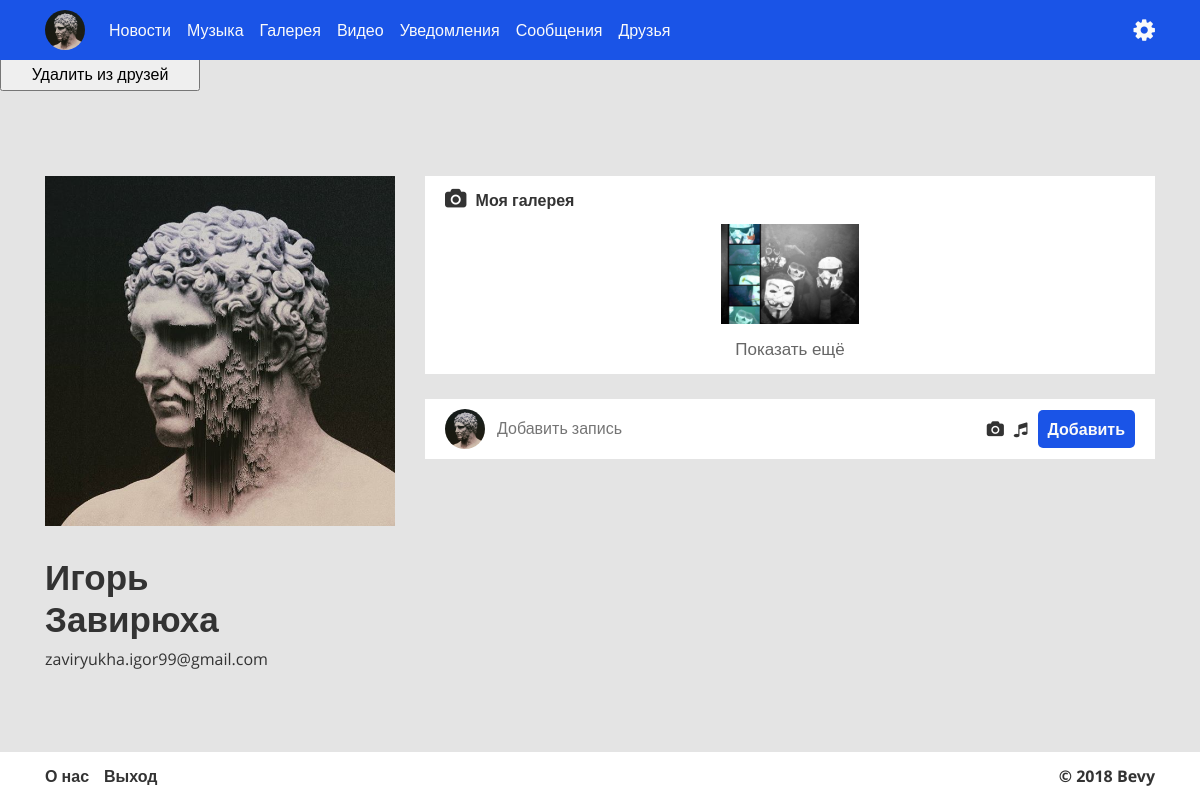
Screenshot of /index.php (signed in) with the database file from the repository.
### tables this page shows
CREATE TABLE IF NOT EXISTS `users` (
  `id` int(11) NOT NULL AUTO_INCREMENT,
  `name` text,
  `surname` text,
  `email` text,
  `password` text,
  `profile_pic` varchar(255) DEFAULT NULL,
  `prev_profile_pic` varchar(255) DEFAULT NULL,
  `birth_day` text,
  `birth_month` text,
  `birth_year` text,
  `country` text,
  `city` text,
  `adress` text,
  `web_site` text,
  `phone` text,
  `public_phone` tinyint(1) NOT NULL DEFAULT '0',
  `public_email` tinyint(1) NOT NULL DEFAULT '0',
  `email_verified` tinyint(1) NOT NULL DEFAULT '0',
  `user_folder` text,
  `remember_token` text,
  `created_at` date DEFAULT NULL,
  PRIMARY KEY (`id`)
);

CREATE TABLE IF NOT EXISTS `gallery` (
  `id` int(11) NOT NULL AUTO_INCREMENT,
  `user_id` int(11) DEFAULT NULL,
  `user_photo` text,
  PRIMARY KEY (`id`)
);

### index.php (the view, shortened to what this page needs)
<?php
	require_once "controllers/index/indexController.php";
	require "db/db.php";
	if (!isset($_SESSION['user_login'])) {
		header('Location: login.php');
	}
	else if(!isset($_GET['user'])) {
		$user_email = $_SESSION['user_login'];
		$get_user = "SELECT * FROM users WHERE email='$user_email'";
		$user = mysqli_fetch_array($conn->query($get_user));
		$user_id = $user['id'];
        $get_gallery = "SELECT * FROM gallery WHERE user_id='$user_id' ORDER BY id DESC LIMIT 4" ;
        $photos = $conn->query($get_gallery);
	}
?>
<!DOCTYPE html>
<html lang="ru">
<head>
    <link rel="stylesheet" href="libs/normalize/normalize.css">
    <link rel="stylesheet" href="libs/bootstrap/bootstrap.css">
    <link rel="stylesheet" href="css/Profile-Main/profile-main.css">
    <link rel="stylesheet" href="css/Profile-Main/profile-main-media.css">
    <link rel="stylesheet" href="https://maxcdn.bootstrapcdn.com/font-awesome/4.7.0/css/font-awesome.min.css">
</head>
<body>
    <div class="profile-wrapper wrapper">
        <?php
			require_once "layouts/nav.php";
		?>
        <div class="profile-content content">
            <div class="container">
                <div class="row">
                    <div class="col-lg-4">
                        <div class="profile-content__left">
                            <div class="profile-content__user-photo relative">
                                <img src="<?php if (!empty($user['profile_pic']) and !empty($user['user_folder'])) echo 'users-media/' . $user['user_folder'] . '/images/profile-images/' . $user['profile_pic']; else echo 'img/Profile-Main/profile_default.jpg'; ?>" alt="<?php echo $user['name'] . ' ' . $user['surname']; ?>" title="<?php echo $user['name'] . ' ' . $user['surname']; ?>" class="img-responsive">
                            </div>
                            <div class="profile-content__user-data">
                                <div class="profile-content__user-name">
                                    <h2><?php echo $user['name']; ?></h2>
                                    <h2><?php echo $user['surname']; ?></h2>
                                </div>
                                <div class="profile-content__user-data">
                                    <ul>
                                        <li class="profile-content__user-data-item">
                                            <?php
                                                if ($user['public_email'] === '1') echo $user['email'];
                                            ?>
                                        </li>
                                    </ul>
                                </div>
                            </div>
                        </div>
                    </div>
                    <div class="col-lg-8">
                        <div class="profile-content__right">
                            <div class="profile-content__right-media">
                                <?php if ($photos->num_rows > 0) { ?>
                                <div class="profile-content__media-block">
                                    <div class="profile-content__media-block-heading">
                                        <a href="gallery.php">
                                            <i class="fa fa-camera"></i>
                                            <span>Моя галерея</span>
                                        </a>
                                    </div>
                                    <div class="profile-content__media-block-content">
                                        <div class="profile-content__media-block-inner profile-content__gallery-inner d-flex justify-content-around align-items-center">
                                            <?php while ($photo = mysqli_fetch_array($photos)) { ?>
                                            <div class="profile-content__media-block-item profile-content__gallary-item" style="background: url(<?php echo 'users-media/' . $user['user_folder'] . '/images/' . $photo['user_photo']; ?>) no-repeat center top / cover;"></div>
                                            <?php } ?>
                                        </div>
                                    </div>
                                    <div class="profile-content__media-block-footer text-center">
                                        <a href="gallery.php">Показать ещё</a>
                                    </div>
                                </div>
                                <?php } ?>
                            </div>
                            <div class="new-post d-flex justify-content-between align-items-center">
                                <div class="new-post-left d-flex align-items-center">
                                    <a class="profile-prew" href="#" style="background: url(<?php if (!empty($user['profile_pic']) and !empty($user['user_folder'])) echo 'users-media/' . $user['user_folder'] . '/images/profile-images/' . $user['profile_pic']; else echo 'img/Profile-Main/profile_default.jpg'; ?>) no-repeat center top / cover;"></a>
                                    <textarea id="post_text" class="textarea" name="post_text" placeholder="Добавить запись"></textarea>
                                </div>
                                <div class="new-post-right d-flex align-items-center justify-content-between">
                                    <i class="fa fa-camera"></i>
                                    <i class="fa fa-music"></i>
                                    <button id="add_post" class="new-post-btn">Добавить</button>
                                </div>
                            </div>
                        </div>
                    </div>
                </div>
            </div>
        </div>
        <?php require_once "layouts/footer.php"; ?>
    </div>
</body>
</html>

### layouts/nav.php (shortened to what this page needs)
<?php
	if (isset($_SESSION['user_login'])) {
		$userEmail = $_SESSION['user_login'];
		$getUser = "SELECT * FROM users WHERE email='$userEmail'";
		$userinfo = mysqli_fetch_array($conn->query($getUser));
	}
 ?>
<header id="header" class="header">
            <div class="container">
                <div class="row">
                    <div class="col">
                        <nav class="navbar navbar-expand-lg fixed-top">
                            <div class="container">
                                <?php
                                    if (!isset($_SESSION['user_login'])) {
                                ?>
                                <div class="guest-header d-flex justify-content-end align-items-center">
                                    <div class="d-flex justify-content-between">
                                        <a class="nav-link" href="login.php" style="color: #fff;">Вход</a>
                                        <a class="nav-link" href="register.php" style="color: #fff;">Регистрация</a>
                                    </div>
                                </div>
                                <?php
                                    } else {
                                ?>
                                <a class="navbar-brand profile-prew" href="/dev" style="background: url(<?php if (!empty($userinfo['profile_pic']) and !empty($userinfo['user_folder'])) echo 'users-media/' . $userinfo['user_folder'] . '/images/profile-images/' . $userinfo['profile_pic']; else echo 'img/Profile-Main/profile_default.jpg'; ?>) no-repeat center top / cover;"></a>
                                <div class="collapse navbar-collapse" id="navbarTogglerHeader">
                                    <ul class="navbar-nav mr-auto mt-2 mt-lg-0 header__nav">
                                        <li class="nav-item active">
                                            <a class="nav-link" href="news.php">Новости</a>
                                        </li>
                                        <li class="nav-item">
                                            <a class="nav-link" href="music.php">Музыка</a>
                                        </li>
                                        <li class="nav-item">
                                            <a class="nav-link" href="gallery.php">Галерея</a>
                                        </li>
                                        <li class="nav-item">
                                            <a class="nav-link" href="videos.php">Видео</a>
                                        </li>
                                        <li class="nav-item">
                                            <a class="nav-link" href="notifications.php">Уведомления</a>
                                        </li>
                                        <li class="nav-item">
                                            <a class="nav-link" href="message.php">Сообщения</a>
                                        </li>
                                        <li class="nav-item">
                                            <a class="nav-link" href="friends.php">Друзья</a>
                                        </li>
                                    </ul>
                                </div>
                                <div class="header__setting">
                                    <div class="header__settings-inner relative">
                                        <div class="header__settings-btn">
                                            <i class="fa fa-cog" id="header_btn_drop"></i>
                                        </div>
                                    </div>
                                </div>
                                <?php
                                    }
                                ?>
                            </div>
                        </nav>
                    </div>
                </div>
            </div>
        </header>

### css/Profile-Main/profile-main.css (style rules this page uses)
.profile-content__user-photo { overflow: hidden; cursor: pointer; }
.profile-content__user-name { padding-top: 20px; }
.profile-content__user-name h2 { font-size: 35px; font-weight: 600; }
.profile-content__user-data { padding-top: 10px; margin-bottom: 25px; }
.profile-content__user-data li { margin-bottom: -5px; }
.profile-content__media-block { background: #fff; padding: 10px 20px; margin-bottom: 25px; }
.profile-content__media-block .profile-content__media-block-heading { font-weight: 600; margin-bottom: 10px; }
.profile-content__media-block .profile-content__media-block-heading i { font-size: 20px; margin-right: 5px; }
.profile-content__media-block .profile-content__media-block-heading a { color: #333; text-decoration: none; -webkit-transition: all 0.4s ease; -o-transition: all 0.4s ease; transition: all 0.4s ease; }
.profile-content__media-block .profile-content__media-block-heading span { cursor: pointer; }
.profile-content__media-block .profile-content__media-block-item { cursor: pointer; font-size: 18px; -o-text-overflow: ellipsis; text-overflow: ellipsis; width: 180px; white-space: nowrap; overflow: hidden; }
.profile-content__media-block .profile-content__media-block-footer { margin-top: 10px; }
.profile-content__media-block .profile-content__media-block-footer a { color: #666666; font-size: 17px; text-decoration: none; -webkit-transition: all 0.4s ease; -o-transition: all 0.4s ease; transition: all 0.4s ease; }
.profile-content__gallery-inner { height: 100px; }
.profile-content__gallery-inner .profile-content__gallary-item { width: 20%; height: 100%; }

### css/common/base.css (style rules this page uses)
html { height: 100%; }
body { font-family: 'Open Sans', sans-serif; color: #333; line-height: 1.75; height: 100%; background: #e4e4e4; }
.wrapper { display: -webkit-box; display: -webkit-flex; display: -ms-flexbox; display: flex; -webkit-box-orient: vertical; -webkit-box-direction: normal; -webkit-flex-direction: column; -ms-flex-direction: column; flex-direction: column; height: 100%; }
.content { -webkit-box-flex: 1; -webkit-flex: 1 0 auto; -ms-flex: 1 0 auto; flex: 1 0 auto; margin-top: 85px; margin-bottom: 25px; }
.relative { position: relative; }
.img-responsive { display: block; max-width: 100%; height: auto; }
div, a, span, input, textarea, button { box-sizing: border-box; }
input, textarea, button { outline: none; }
h1, h2, h3, h4, p, span { cursor: default; margin: 0; }
ul, li { display: block; margin: 0; padding: 0; }

### css/common/add-post.css (style rules this page uses)
.new-post { background: #fff; padding: 10px 20px; margin-bottom: 25px; }
.new-post div:first-child { width: 80%; }
.new-post-left textarea { margin-left: 10px; resize: none; border: none; height: 40px; overflow: auto; width: 85%; padding-top: 5px; }
.new-post-right i { margin-right: 10px; cursor: pointer; -webkit-transition: all 0.4s ease; -o-transition: all 0.4s ease; transition: all 0.4s ease; }
.new-post-btn { border: none; background: #1a54e7; color: #fafafa; padding: 5px 10px; cursor: pointer; -webkit-border-radius: 5px; border-radius: 5px; -webkit-transition: all 0.4s ease; -o-transition: all 0.4s ease; transition: all 0.4s ease; font-weight: 600; }

### css/common/header.css (style rules this page uses)
.navbar { background: #1a54e7; -webkit-transition: all 0.4s ease; -o-transition: all 0.4s ease; transition: all 0.4s ease; padding: 8px 0; top: 0; }
.profile-prew { height: 40px; width: 40px; -webkit-border-radius: 50%; border-radius: 50%; }
.header__nav a { color: #fafafa; -webkit-transition: all 0.4s ease; -o-transition: all 0.4s ease; transition: all 0.4s ease; }
.header__settings-btn { color: #fafafa; font-size: 25px; cursor: pointer; -webkit-transition: all 0.4s ease; -o-transition: all 0.4s ease; transition: all 0.4s ease; }

### rows the page displays
users: user_folder+profile_pic (picture), name "Игорь", surname "Завирюха", email "zaviryukha.igor99@gmail.com"
gallery: user+user_photo (picture)
